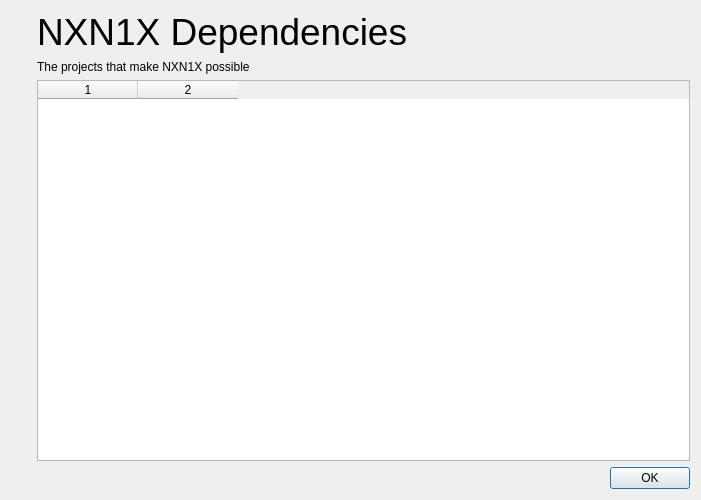
<?xml version="1.0" encoding="UTF-8"?>
<ui version="4.0">
 <class>DepsDialog</class>
 <widget class="QDialog" name="DepsDialog">
  <property name="geometry">
   <rect>
    <x>0</x>
    <y>0</y>
    <width>701</width>
    <height>500</height>
   </rect>
  </property>
  <property name="windowTitle">
   <string>NXN1X Dependencies</string>
  </property>
  <layout class="QVBoxLayout" name="verticalLayout_3">
   <item>
    <layout class="QHBoxLayout" name="horizontalLayout" stretch="0,1">
     <item>
      <layout class="QVBoxLayout" name="verticalLayout_2">
       <item>
        <widget class="QLabel" name="labelLogo">
         <property name="sizePolicy">
          <sizepolicy hsizetype="Preferred" vsizetype="Preferred">
           <horstretch>0</horstretch>
           <verstretch>0</verstretch>
          </sizepolicy>
         </property>
         <property name="maximumSize">
          <size>
           <width>200</width>
           <height>200</height>
          </size>
         </property>
         <property name="text">
          <string/>
         </property>
         <property name="pixmap">
          <pixmap resource="yuzu.qrc">:/img/nxn1x.png</pixmap>
         </property>
         <property name="scaledContents">
          <bool>true</bool>
         </property>
        </widget>
       </item>
       <item>
        <spacer name="verticalSpacer">
         <property name="orientation">
          <enum>Qt::Orientation::Vertical</enum>
         </property>
         <property name="sizeHint" stdset="0">
          <size>
           <width>20</width>
           <height>40</height>
          </size>
         </property>
        </spacer>
       </item>
      </layout>
     </item>
     <item>
      <layout class="QVBoxLayout" name="verticalLayout">
       <item>
        <widget class="QLabel" name="labelEden">
         <property name="sizePolicy">
          <sizepolicy hsizetype="Preferred" vsizetype="Fixed">
           <horstretch>0</horstretch>
           <verstretch>0</verstretch>
          </sizepolicy>
         </property>
         <property name="text">
          <string>&lt;html&gt;&lt;head/&gt;&lt;body&gt;&lt;p&gt;&lt;span style=&quot; font-size:28pt;&quot;&gt;NXN1X Dependencies&lt;/span&gt;&lt;/p&gt;&lt;/body&gt;&lt;/html&gt;</string>
         </property>
        </widget>
       </item>
       <item>
        <widget class="QLabel" name="labelInfo">
         <property name="sizePolicy">
          <sizepolicy hsizetype="Preferred" vsizetype="Fixed">
           <horstretch>0</horstretch>
           <verstretch>0</verstretch>
          </sizepolicy>
         </property>
         <property name="text">
          <string>&lt;html&gt;&lt;head/&gt;&lt;body&gt;&lt;p&gt;The projects that make NXN1X possible&lt;/p&gt;&lt;/body&gt;&lt;/html&gt;</string>
         </property>
        </widget>
       </item>
       <item>
        <widget class="QTableWidget" name="tableDeps">
         <property name="editTriggers">
          <set>QAbstractItemView::EditTrigger::NoEditTriggers</set>
         </property>
         <property name="alternatingRowColors">
          <bool>true</bool>
         </property>
         <property name="selectionMode">
          <enum>QAbstractItemView::SelectionMode::NoSelection</enum>
         </property>
         <property name="columnCount">
          <number>2</number>
         </property>
         <attribute name="horizontalHeaderShowSortIndicator" stdset="0">
          <bool>false</bool>
         </attribute>
         <attribute name="verticalHeaderVisible">
          <bool>false</bool>
         </attribute>
         <column/>
         <column/>
        </widget>
       </item>
      </layout>
     </item>
    </layout>
   </item>
   <item>
    <widget class="QDialogButtonBox" name="buttonBox">
     <property name="orientation">
      <enum>Qt::Orientation::Horizontal</enum>
     </property>
     <property name="standardButtons">
      <set>QDialogButtonBox::StandardButton::Ok</set>
     </property>
    </widget>
   </item>
  </layout>
 </widget>
 <resources>
  <include location="yuzu.qrc"/>
 </resources>
 <connections>
  <connection>
   <sender>buttonBox</sender>
   <signal>accepted()</signal>
   <receiver>DepsDialog</receiver>
   <slot>accept()</slot>
   <hints>
    <hint type="sourcelabel">
     <x>20</x>
     <y>20</y>
    </hint>
    <hint type="destinationlabel">
     <x>20</x>
     <y>20</y>
    </hint>
   </hints>
  </connection>
  <connection>
   <sender>buttonBox</sender>
   <signal>rejected()</signal>
   <receiver>DepsDialog</receiver>
   <slot>reject()</slot>
   <hints>
    <hint type="sourcelabel">
     <x>20</x>
     <y>20</y>
    </hint>
    <hint type="destinationlabel">
     <x>20</x>
     <y>20</y>
    </hint>
   </hints>
  </connection>
 </connections>
</ui>
